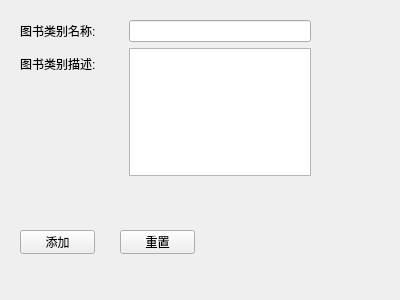
<?xml version="1.0" encoding="UTF-8"?>
<ui version="4.0">
 <class>Form</class>
 <widget class="QWidget" name="Form">
  <property name="geometry">
   <rect>
    <x>0</x>
    <y>0</y>
    <width>400</width>
    <height>300</height>
   </rect>
  </property>
  <property name="windowTitle">
   <string>图书类别添加 </string>
  </property>
  <widget class="QWidget" name="formLayoutWidget">
   <property name="geometry">
    <rect>
     <x>10</x>
     <y>10</y>
     <width>311</width>
     <height>181</height>
    </rect>
   </property>
   <layout class="QFormLayout" name="formLayout">
    <property name="horizontalSpacing">
     <number>30</number>
    </property>
    <property name="leftMargin">
     <number>10</number>
    </property>
    <property name="topMargin">
     <number>10</number>
    </property>
    <property name="rightMargin">
     <number>10</number>
    </property>
    <property name="bottomMargin">
     <number>15</number>
    </property>
    <item row="0" column="0">
     <widget class="QLabel" name="label">
      <property name="text">
       <string>图书类别名称:</string>
      </property>
     </widget>
    </item>
    <item row="0" column="1">
     <widget class="QLineEdit" name="bookTypeNameInput"/>
    </item>
    <item row="1" column="0">
     <widget class="QLabel" name="label_2">
      <property name="text">
       <string>图书类别描述: </string>
      </property>
     </widget>
    </item>
    <item row="1" column="1">
     <widget class="QPlainTextEdit" name="bookTypeDescInput"/>
    </item>
   </layout>
  </widget>
  <widget class="QPushButton" name="addBtn">
   <property name="geometry">
    <rect>
     <x>20</x>
     <y>230</y>
     <width>75</width>
     <height>24</height>
    </rect>
   </property>
   <property name="text">
    <string>添加</string>
   </property>
  </widget>
  <widget class="QPushButton" name="resetBtn">
   <property name="geometry">
    <rect>
     <x>120</x>
     <y>230</y>
     <width>75</width>
     <height>24</height>
    </rect>
   </property>
   <property name="text">
    <string>重置</string>
   </property>
  </widget>
 </widget>
 <resources/>
 <connections/>
</ui>
